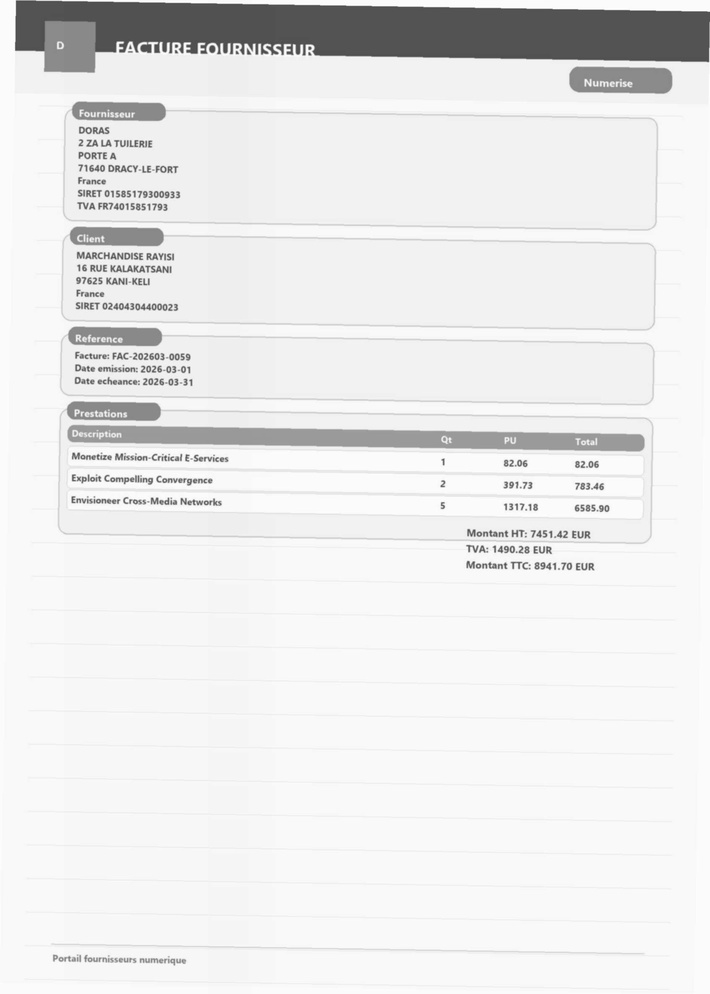
#> input picture services/dataset/generated/training_corpus/source_documents/test/test-00059/test-00059-invoice.jpg, 710 x 994 px, shrunk from 1692 x 2367 before the run
$ python -i preprocessor.py   (imports and definitions only)
#> lines starting #> are read from the running program, lines starting #| are printed output that depends on the picture
#> further down, picture is the input picture: shape (994, 710); min 68, max 255, mean 233.4
"""
Image preprocessing pipeline:
  1. Grayscale conversion
  2. Deskew (Hough-line based angle detection)
  3. Denoising (fastNlMeansDenoising)
  4. CLAHE contrast enhancement
"""
import io
import math
import numpy as np
import cv2
from PIL import Image


def _to_numpy(image_bytes: bytes) -> np.ndarray:
    pil_img = Image.open(io.BytesIO(image_bytes)).convert("RGB")
    return cv2.cvtColor(np.array(pil_img), cv2.COLOR_RGB2BGR)


def _to_bytes(img: np.ndarray) -> bytes:
    _, encoded = cv2.imencode(".png", img)
    return encoded.tobytes()


def _grayscale(img: np.ndarray) -> np.ndarray:
    return cv2.cvtColor(img, cv2.COLOR_BGR2GRAY)


def _deskew(gray: np.ndarray) -> np.ndarray:
    """Detect skew angle using Hough lines and rotate to correct."""
    edges = cv2.Canny(gray, 50, 150, apertureSize=3)
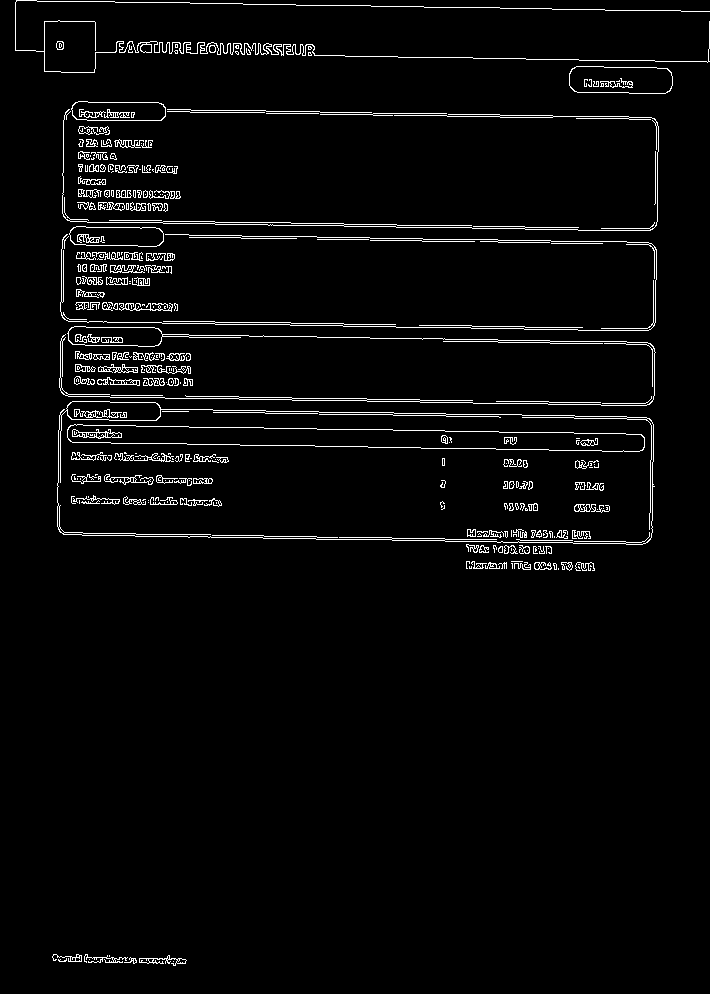
#> edges: shape (994, 710); 3.3% white in thin lines or dots
    lines = cv2.HoughLines(edges, 1, np.pi / 180, threshold=100)
#> lines = 255 rows, first 8: [-1, 1.59], [440, 1.59], [394, 1.59], [392, 1.59], [423, 1.59], [533, 1.59], [231, 1.59], [531, 1.59]
    if lines is None:
        return gray

    angles: list[float] = []
    for rho_theta in lines:
        rho, theta = rho_theta[0]
        angle = math.degrees(theta) - 90
        if abs(angle) < 45:
            angles.append(angle)
#> this loop made 255 passes
#> (rho, theta, angle) on passes 1 to 3: (-1, 1.59, 1), (440, 1.59, 1), (394, 1.59, 1)
#> after the loop, angles = 130 values, max 9 at index 122, min -3 at index 77, mean 1.04

    if not angles:
        return gray

    median_angle = float(np.median(angles))
#> median_angle = 1
    if abs(median_angle) < 0.5:
        return gray

    h, w = gray.shape
#> h = 994; w = 710
    center = (w // 2, h // 2)
#> center = (355, 497)
    rotation_matrix = cv2.getRotationMatrix2D(center, median_angle, 1.0)
#> rotation_matrix = [[1, 0.0175, -8.62], [-0.0175, 1, 6.27]]
    return cv2.warpAffine(gray, rotation_matrix, (w, h), flags=cv2.INTER_LINEAR, borderMode=cv2.BORDER_REPLICATE)
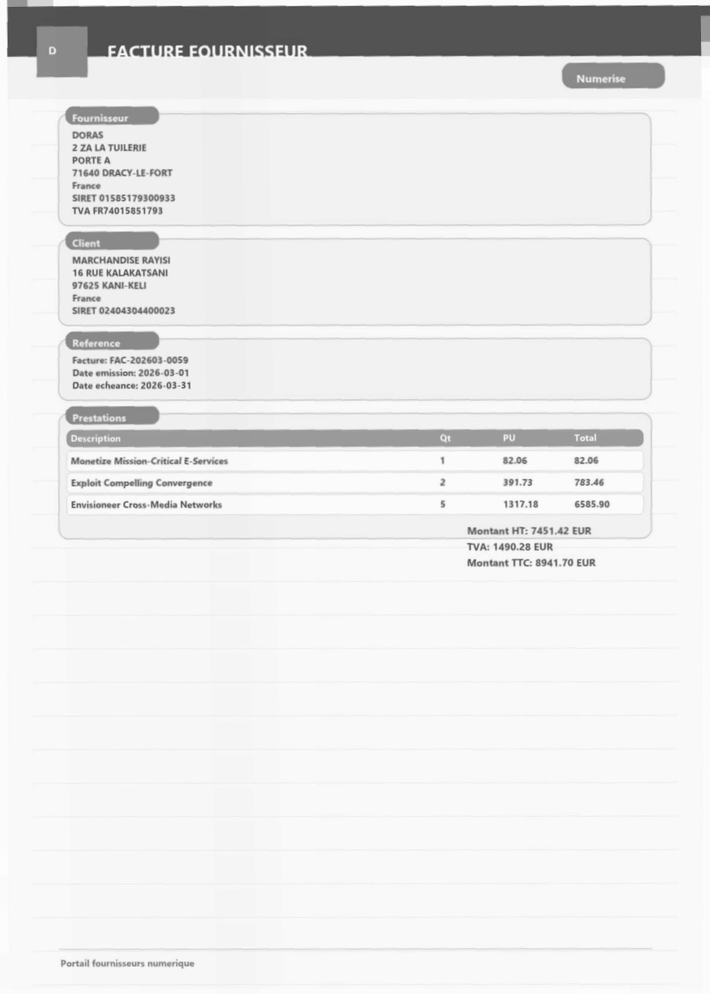
#> returned value: shape (994, 710); min 72, max 255, mean 233.3


def _denoise(gray: np.ndarray) -> np.ndarray:
    return cv2.fastNlMeansDenoising(gray, h=10, templateWindowSize=7, searchWindowSize=21)


def _clahe(gray: np.ndarray) -> np.ndarray:
    clahe = cv2.createCLAHE(clipLimit=2.0, tileGridSize=(8, 8))
    return clahe.apply(gray)


def preprocess(image_bytes: bytes) -> bytes:
    """Full preprocessing pipeline. Returns PNG bytes ready for Tesseract."""
    img = _to_numpy(image_bytes)
    gray = _grayscale(img)
    deskewed = _deskew(gray)
    denoised = _denoise(deskewed)
    enhanced = _clahe(denoised)
    return _to_bytes(enhanced)

>>> import cv2
>>> picture = cv2.imread('../../dataset/generated/training_corpus/source_documents/test/test-00059/test-00059-invoice.jpg', cv2.IMREAD_GRAYSCALE)
>>> result = _deskew(picture)
